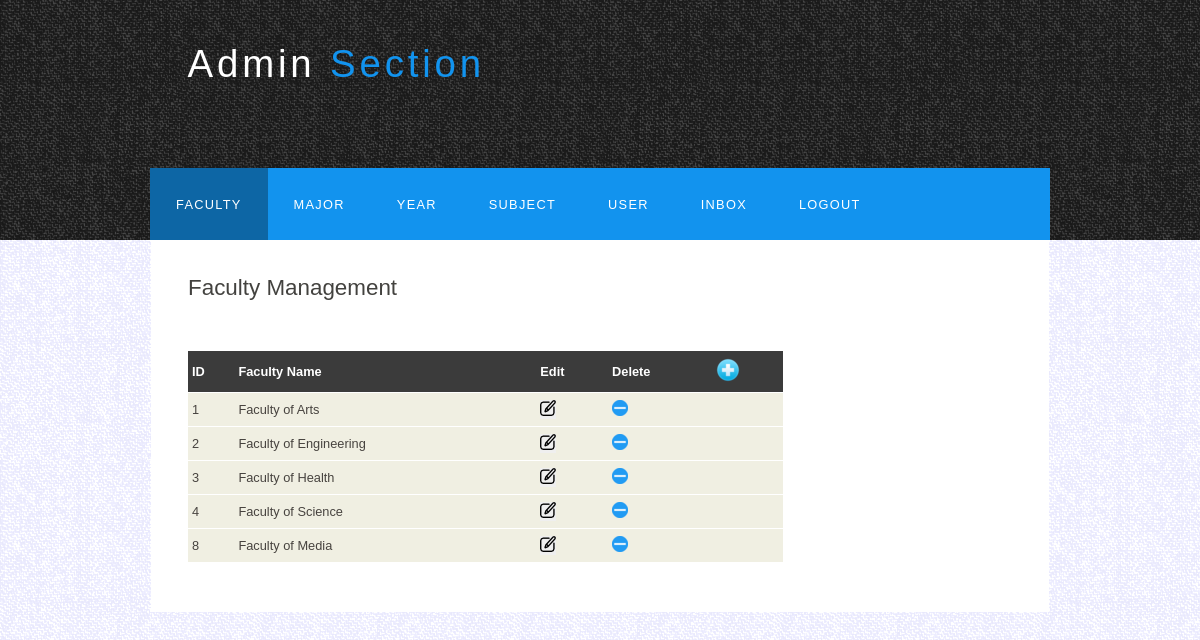
Screenshot of /project/projectlast/admin/viewFac.php with the database file from the repository.
### tables this page shows
CREATE TABLE `faculty` (
  `idFaculty` int(11) NOT NULL AUTO_INCREMENT,
  `nameFaculty` varchar(45) NOT NULL,
  PRIMARY KEY (`idFaculty`),
  UNIQUE KEY `idFaculty_UNIQUE` (`idFaculty`),
  UNIQUE KEY `faculty_branch_name_UNIQUE` (`nameFaculty`)
);

### project/projectlast/admin/viewFac.php (the view, shortened to what this page needs)
<!DOCTYPE HTML>
<html>
	<head>
		<link rel="stylesheet" type="text/css" href="../style/styleAdmin.css" title="style" />
	</head>
	<body>
		<div id="main">
			<div id="header">
				<div id="logo">
					<div id="logo_text">
						<h1>
							<a href="viewFac.php">Admin
								<span class="logo_colour">Section</span>
							</a>
						</h1>
					</div>
				</div>
				<div id="menubar">
					<ul id="menu">
						<li class="selected">
							<a href="viewFac.php">Faculty</a>
						</li>
						<li>
							<a href="viewMaj.php">Major</a>
						</li>
						<li>
							<a href="viewYear.php">Year</a>
						</li>
						<li>
							<a href="viewSub.php">Subject</a>
						</li>
						<li>
							<a href="viewUser.php">User</a>
						</li>
						<li>
							<a href="viewInbox.php">Inbox</a>
						</li>
						<li>
							<a href="admin_logout.php">Logout</a>
						</li>
					</ul>
				</div>
			</div>
			<div id="site_content">
				<div id="content">
					<h1>Faculty Management</h1><br>
					<div class="form_settings">
								<?php
								include "initConnection.php";
								$query = 'SELECT * FROM faculty order by idFaculty';
								$result = mysqli_query($con, $query);
								?>
									<table id="link" border="0" style="width:100%; border-spacing:0;table-layout:auto;">
									<tr>
										<th>ID</th>
										<th style="text-align:left;">Faculty Name</th>
										<th>Edit</th>
										<th>Delete</th>
										<th>
											<form action="" method="post">
												<button class="tooltip" style="border:none;border-style:transparent;background:#3B3B3B" type="submit">
													<img src="../style/addN.ico">
												</button>
											</form>
										</th>
									</tr>
								<?php
								while($line = mysqli_fetch_array($result, MYSQLI_ASSOC)) {
									echo'
										<tr>
											<td>'.$line['idFaculty'].'</td>
											<td style="text-align:left;">'.$line['nameFaculty'].'</td>
											<td>
												<form action="viewFac.php" method="post">
													<input type="hidden" name="up" value="'.$line['nameFaculty'].'">
													<button class="tooltip" style="border:none;border-style:transparent;" type="submit">
														<span class="tooltiptext">Edit faculty</span>
														<img src="../style/edit.ico">
													</button>
												</form>
											</td>
											<td class="tooltip" ><a href="viewFac.php?delete='.$line['idFaculty'].'">
												<span class="tooltiptext">Remove faculty</span>
												<img src="../style/delete.ico"></a>
											</td>
											<td></td>
										</tr>
									';
								}
								echo'</table>';
						?>
					</div>
				</div>
			</div>
		</div>
	</body>
</html>

### project/projectlast/style/styleAdmin.css (style rules this page uses)
html { height: 100%; }
* { margin: 0; padding: 0; }
body { font: normal .80em 'trebuchet ms', arial, sans-serif; background: #F0EFE2 url(background.png) repeat; color: #777; }
img { border: 0; }
h1, h2, h3, h4, h5, h6 { font: normal 175% 'century gothic', arial, sans-serif; color: #43423F; margin: 0 0 15px 0; padding: 15px 0 5px 0; }
a, a:hover { outline: none; text-decoration: underline; color: #FD5BFF; }
ul { margin: 2px 0 22px 17px; }
ul li { list-style-type: circle; margin: 0 0 6px 0; padding: 0 0 4px 5px; }
#main, #logo, #menubar, #site_content, #footer { margin-left: auto; margin-right: auto; }
#header { background: #1D1D1D url(header.png) repeat; height: 240px; }
#logo { width: 825px; position: relative; height: 168px; }
#logo #logo_text { position: absolute; top: 20px; left: 0; }
#logo h1, #logo h2 { font: normal 300% 'century gothic', arial, sans-serif; border-bottom: 0; text-transform: none; margin: 0; }
#logo_text h1, #logo_text h1 a, #logo_text h1 a:hover { padding: 22px 0 0 0; color: #FFF; letter-spacing: 0.1em; text-decoration: none; }
#logo_text h1 a .logo_colour { color: #1293EE; }
#menubar { width: 900px; height: 72px; padding: 0; background: #1293EE; }
ul#menu, ul#menu li { float: left; margin: 0; padding: 0; }
ul#menu li { list-style: none; }
ul#menu li a { letter-spacing: 0.1em; font: normal 100% arial, sans-serif; display: block; float: left; height: 37px; padding: 29px 26px 6px 26px; text-align: center; color: #FFF; text-transform: uppercase; text-decoration: none; background: transparent; }
ul#menu li a:hover, ul#menu li.selected a, ul#menu li.selected a:hover { color: #FFF; background: #0D66A5; }
#site_content { width: 837px; overflow: hidden; margin: 0 auto 0 auto; padding: 20px 24px 20px 37px; background: #FFF; }
#content { text-align: left; width: 595px; padding: 0; }
.form_settings { margin: 15px 0 0 0; }
table { margin: 10px 0 30px 0; }
table tr th, table tr td { background: #3B3B3B; color: #FFF; padding: 7px 4px; text-align: left; }
table tr td { background: #F0EFE2; color: #47433F; border-top: 1px solid #FFF; }

### project/projectlast/admin/viewFac.php (style rules this page uses)
.tooltip { position: relative; //display: inline-block; // border-bottom: 1px dotted black; }

### rows the page displays
faculty: idFaculty "1", nameFaculty "Faculty of Arts"
faculty: idFaculty "2", nameFaculty "Faculty of Engineering"
faculty: idFaculty "3", nameFaculty "Faculty of Health"
faculty: idFaculty "4", nameFaculty "Faculty of Science"
faculty: idFaculty "8", nameFaculty "Faculty of Media"
